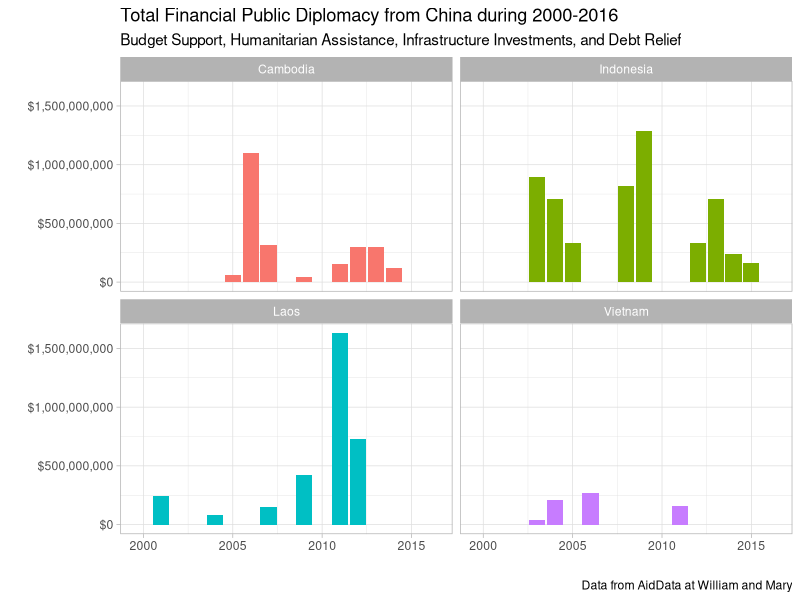

Generate this figure with R:
## ---- chunk 1
knitr::opts_chunk$set(echo = FALSE, warning = FALSE)

library(scales)
library(sf)
library(tidyverse)

east_asia <- read_csv("ChinasPublicDiplomacyinEastAsiaandPacific_v1.0.csv")

## ---- chunk 2

countries <- east_asia %>% 
  filter(receiving_country %in% c("Cambodia", "Indonesia", "Laos", "Vietnam"))

ggplot(countries) +
  geom_col(aes(x = year, y = financialpd_oof, fill = receiving_country)) +
  facet_wrap(~receiving_country) + 
  scale_y_continuous(labels = dollar) + 
  labs(
    title = "Total Financial Public Diplomacy from China during 2000-2016",
    subtitle = "Budget Support, Humanitarian Assistance, Infrastructure Investments, and Debt Relief",
    x = "",
    y = "",
    caption = "Data from AidData at William and Mary"
  ) + 
  theme_light() +
  theme(legend.position = "none")
